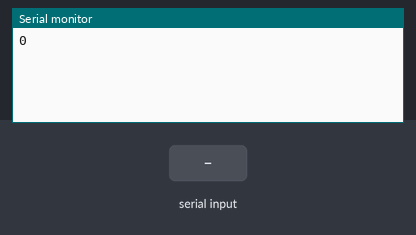
Recording of a sketch running on a simulated Arduino Uno, built with avr-gcc and run on an emulated ATmega328P. On the bench: the last lines printed to the serial monitor. Inputs (shaded band) come from the test bench.

Above: at 1.2 s.
1.3 s: "90,45\n" received over the second serial link
At 2.1 s:
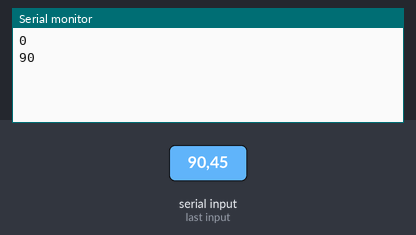
2.8 s: "30,150\n" received over the second serial link
At 3.3 s:
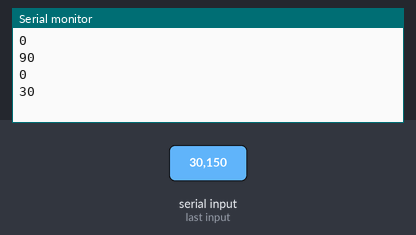
Timing chart, 0 to 5.8 s (numbered marks = the images above; inputs shaded):
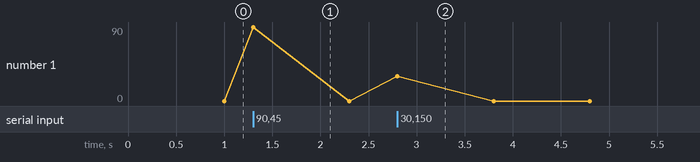

Measured:
- after the input at 1.3 s, the serial monitor: prints a new line at once (image 1)
- after the input at 2.8 s, the serial monitor: prints a new line at once (image 2)

The sketch:

reciver.ino
```cpp
#include <SoftwareSerial.h>

SoftwareSerial mySerial(10, 11);

void setup(){
  Serial.begin(9600);
  mySerial.begin(9600);
}

void loop(){

  if (mySerial.available() >= 0){

    String data = mySerial.readStringUntil('\n');

    int value = data.toInt();

    Serial.println(value);

  }

}
```
